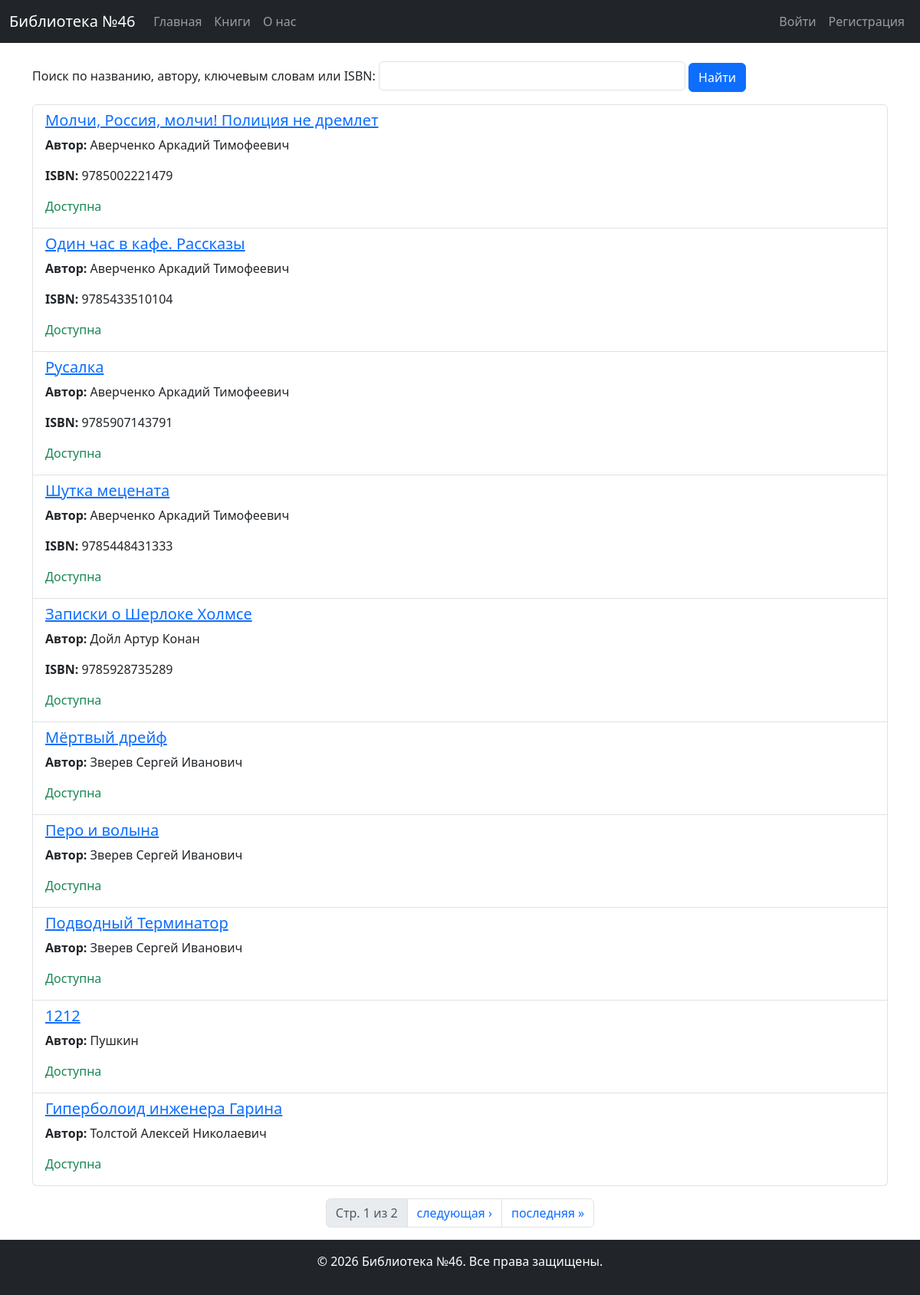
/books/, run on an earlier commit of the app's database.
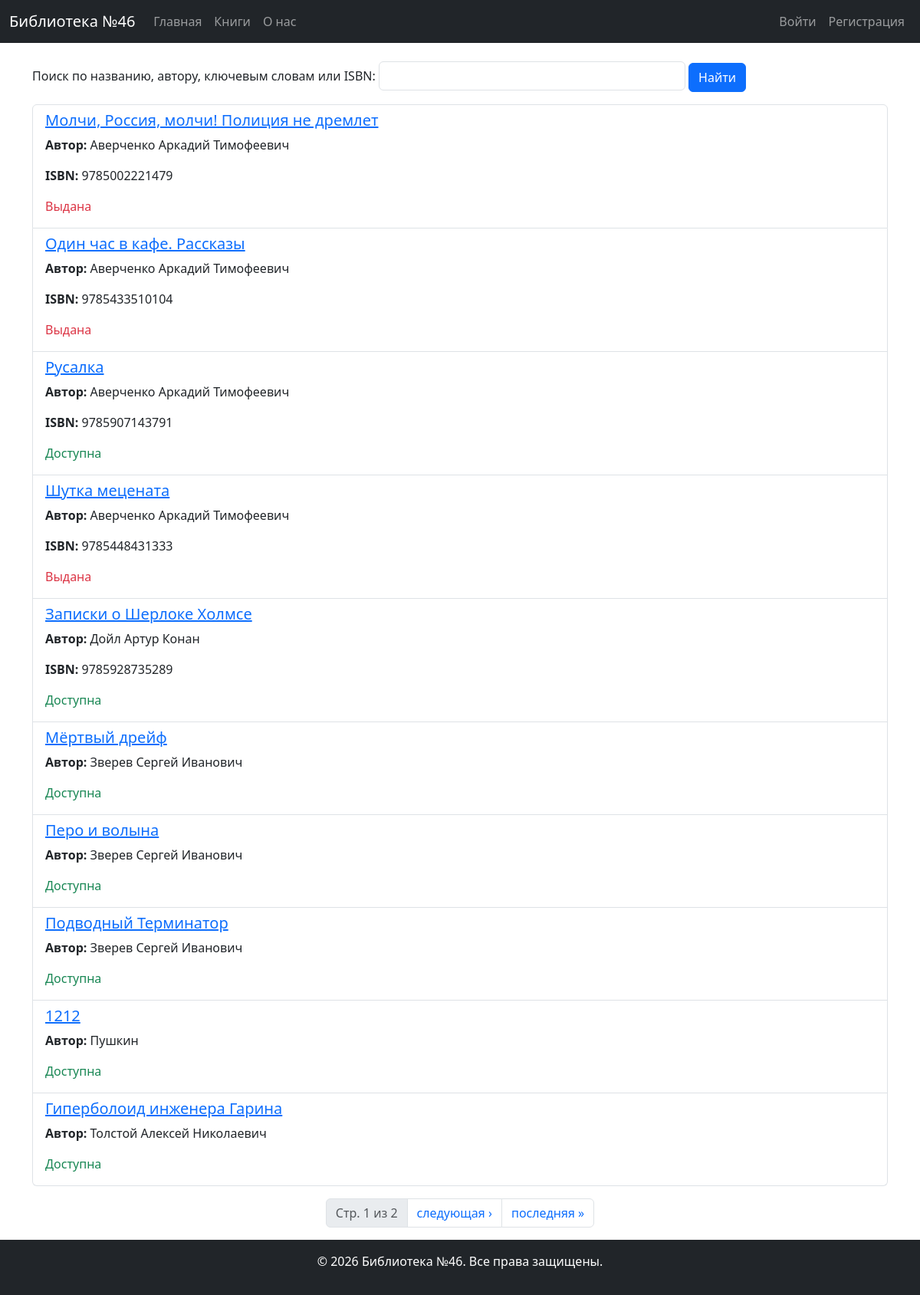
And on a later commit of the database.
### lib_app/models.py (models this page shows, shortened)
class Book(models.Model):
    title = models.CharField(max_length=255)
    author = models.ForeignKey(
        Author, on_delete=models.SET_NULL, related_name="books", null=True, blank=True
    )
    publisher = models.ForeignKey(
        Publisher,
        on_delete=models.SET_NULL,
        related_name="books",
        null=True,
        blank=True,
    )
    isbn = models.CharField(
        max_length=13, null=True, blank=True  # ISBN должен содержать ровно 13 цифр
    )
    year = models.PositiveIntegerField(
        null=True,
        blank=True,
        validators=[
            MinValueValidator(1),  # Год должен быть ≥ 1
            MaxValueValidator(datetime.now().year),  # Не больше текущего года
        ],
    )
    short_description = models.TextField(default="", null=True, blank=True)
    key_words = models.TextField(default="", null=True, blank=True)
    available = models.BooleanField(default=True)  # доступна ли для выдачи
    times_of_issued = models.PositiveIntegerField(default=0)  # сколько раз выдана книга

class Author(models.Model):
    name = models.CharField(max_length=200)
    date_of_birth = models.DateField(null=True, blank=True)
    date_of_death = models.DateField(null=True, blank=True)
    class Meta:
        ordering = ["name"]

### lib_app/views.py (the view, shortened to what this page needs)
# urls.py: path("books/", BookListView.as_view(), name="book_list"),
class BookListView(ListView):
    model = Book
    template_name = "lib_app/book_list.html"
    paginate_by = 10
    def get_queryset(self):
        queryset = Book.objects.select_related("author").order_by(
            "author__name", "title"
        )
        query = self.request.GET.get("q", "").strip()
        return queryset
    def get_context_data(self, **kwargs):
        context = super().get_context_data(**kwargs)
        context["page_title"] = "Список книг"
        context["search_query"] = self.request.GET.get("q", "").strip()
        if self.request.user.is_authenticated and not self.request.user.is_staff:
            cart_books = Cart.objects.filter(user=self.request.user).values_list(
                "books__id", flat=True
            )
            context["cart_book_ids"] = set(cart_books)
        else:
            context["cart_book_ids"] = set()
        return context

### lib_app/templates/lib_app/book_list.html (shortened to what this page needs)
{% extends "base.html" %}
{% block content %}
    <form method="get" class="mb-3">
        <label for="site-search">Поиск по названию, автору, ключевым словам или ISBN:</label>
        <input type="search" id="site-search" name="q" value="{{ search_query|default:'' }}" class="form-control" style="max-width: 400px; display: inline;">
        <button type="submit" class="btn btn-primary">Найти</button>
    </form>
    <ul class="list-group">
        {% for book in book_list %}
            <li class="list-group-item">
            <h5>
                <a href="{% url 'book_detail' book.pk %}" title="Подробнее о книге">
                    {{ book.title }}
                </a>
            </h5>
            <p><strong>Автор:</strong> {{ book.author.name }}</p>
            {% if book.isbn %}
                <p><strong>ISBN:</strong> {{ book.isbn }}</p>
            {% endif %}
            {% if book.available %}
                <span class="text-success">Доступна</span>
            {% else %}
                <span class="text-danger">Выдана</span>
            {% endif %}
        </li>
        {% empty %}
            <li class="list-group-item">Книги не найдены.</li>
        {% endfor %}
    </ul>
    {% if is_paginated %}
      <nav aria-label="Страницы">
        <ul class="pagination justify-content-center mt-3">
          <li class="page-item disabled"><span class="page-link">Стр. {{ page_obj.number }} из {{ page_obj.paginator.num_pages }}</span></li>
          {% if page_obj.has_next %}
            <li class="page-item"><a class="page-link" href="?q={{ search_query|urlencode }}&page={{ page_obj.next_page_number }}">следующая ›</a></li>
            <li class="page-item"><a class="page-link" href="?q={{ search_query|urlencode }}&page={{ page_obj.paginator.num_pages }}">последняя »</a></li>
          {% endif %}
        </ul>
      </nav>
    {% endif %}
{% endblock %}

What changed in the data, as far as the page shows it:
changed Book "Молчи, Россия, молчи! Полиция не дремлет": available "Доступна" → "Выдана"
changed Book "Один час в кафе. Рассказы": available "Доступна" → "Выдана"
changed Book "Шутка мецената": available "Доступна" → "Выдана"
